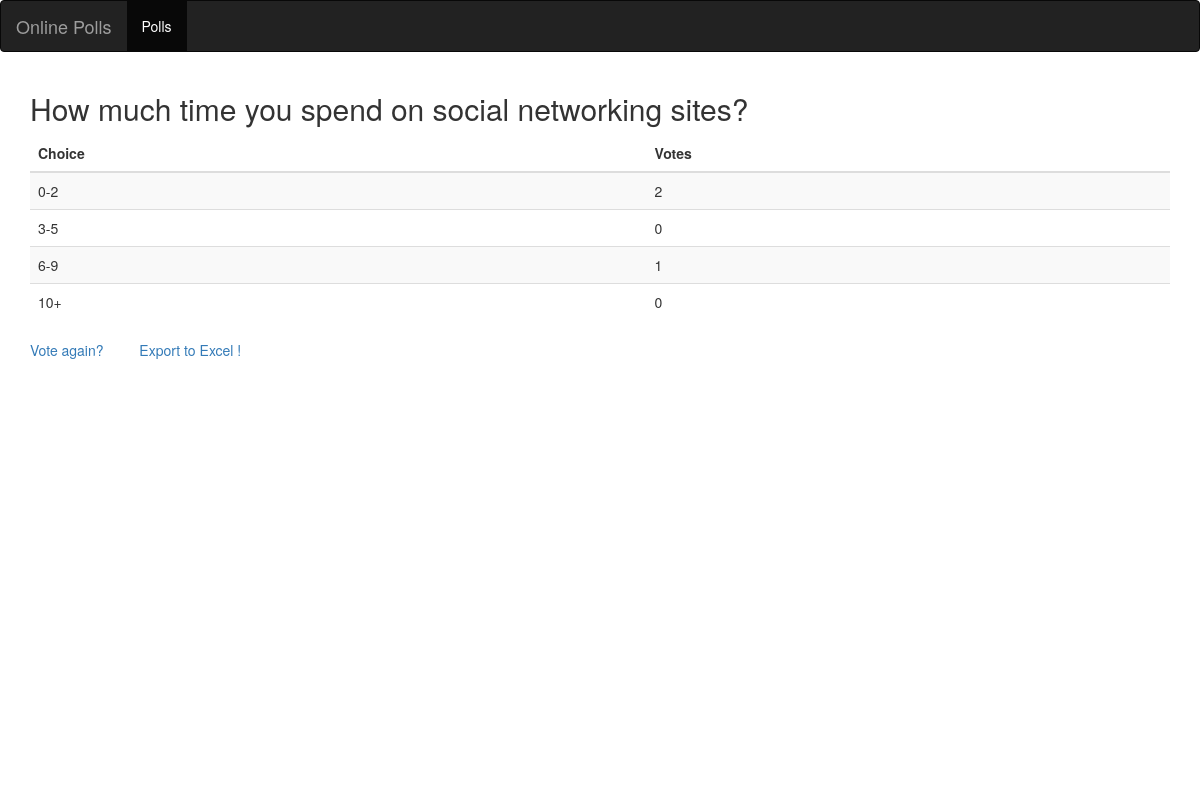
The app's page /polls/11/results/, older data.
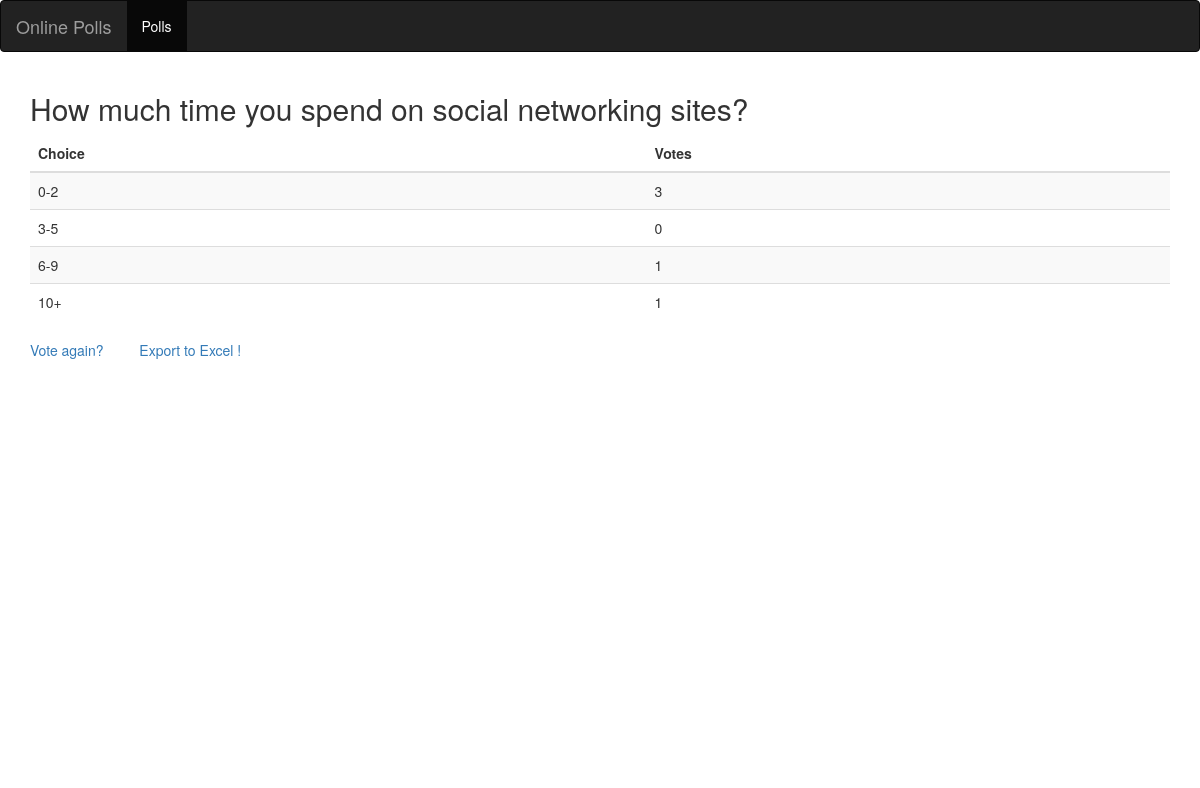
The same page, newer data.
### polls/models.py (models this page shows, shortened)
@python_2_unicode_compatible  #for python 2 support
class Choice(models.Model):
	question = models.ForeignKey(Question,
								on_delete=models.CASCADE)
	choice_text = models.CharField(max_length=200)
	votes = models.IntegerField(default=0)

### polls/views.py (the view)
# urls.py: url(r'^(?P<pk>[0-9]+)/results/$', views.ResultsView.as_view(), name= 'results'),
class ResultsView(generic.DetailView):
	model = Question
	template_name= 'polls/results.html'

### polls/templates/polls/results.html (shortened to what this page needs)
<!DOCTYPE html>
<html lang="en">
<head>
  <link rel="stylesheet" href="http://maxcdn.bootstrapcdn.com/bootstrap/3.3.4/css/bootstrap.min.css">
</head>
<body>
 <nav class="navbar navbar-inverse">
        <div class="container-fluid">
            <div class="navbar-header">
                <a href="#" class="navbar-brand">Online Polls</a>
            </div>
            <div>
                <ul class="nav navbar-nav">
                    <li class="active"><a href="{% url 'polls:index' %}">Polls</a></li>
                </ul>
            </div>
        </div>
  </nav>
<div class="container">
<h2>{{ question.question_text }}</h2>
    <table class="table table-striped">
        <thead>
                <tr>
                    <th>Choice</th>
                    <th>Votes</th>
                </tr>
        </thead>
        <tbody>
        {% for choice in question.choice_set.all %}
         <tr>
                    <td>{{ choice.choice_text }}</td>
                    <td>{{ choice.votes }}</td>
         </tr>
        {% endfor %}
         </tbody>
</table>
<a href="{% url 'polls:detail' question.id %}">Vote again?</a>
<a href="{% url 'polls:export_excel' question.id %}">Export to Excel !</a>
<div id="container" style="width: 550px; height: 400px; margin: 0 auto"></div>
</body>
</html>

Row changes from the older to the newer data that the page shows:
changed Choice (number 1 of 4 on the later page): votes "2" → "3"
changed Choice (number 4 of 4 on the later page): votes "0" → "1"
